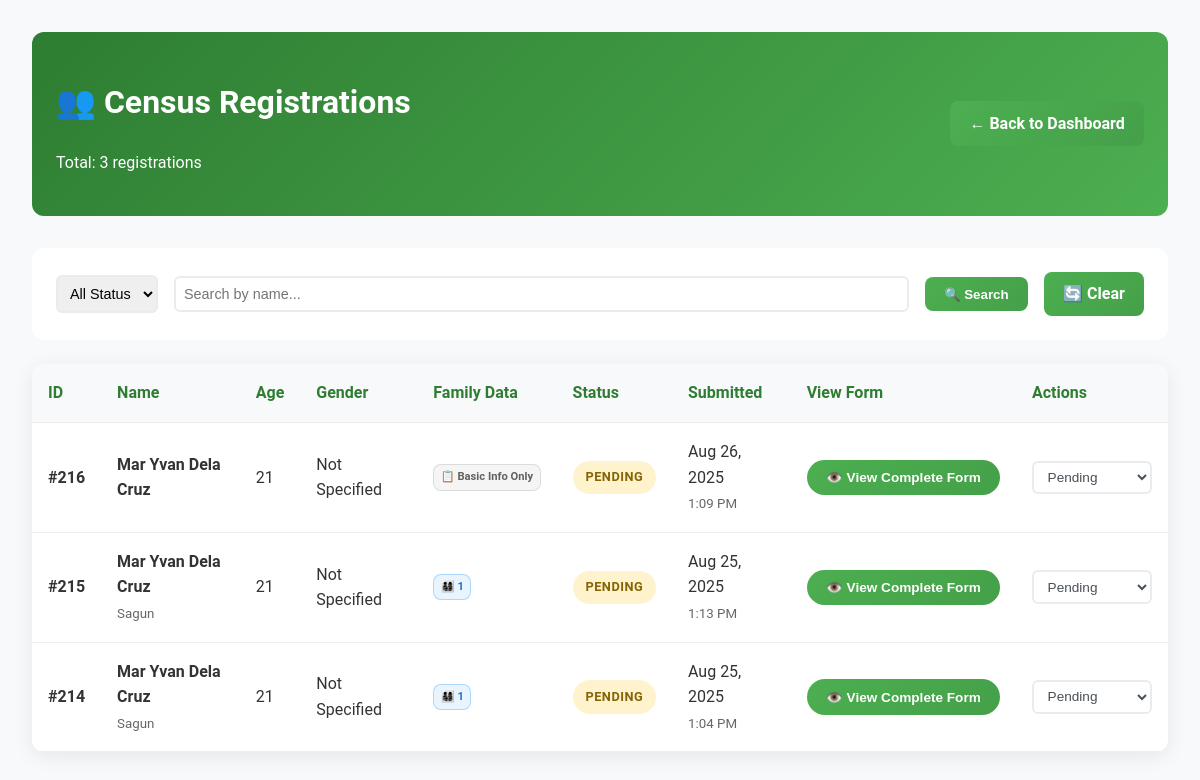
The app's page /admin/view-resident-registrations.php (signed in), older data.
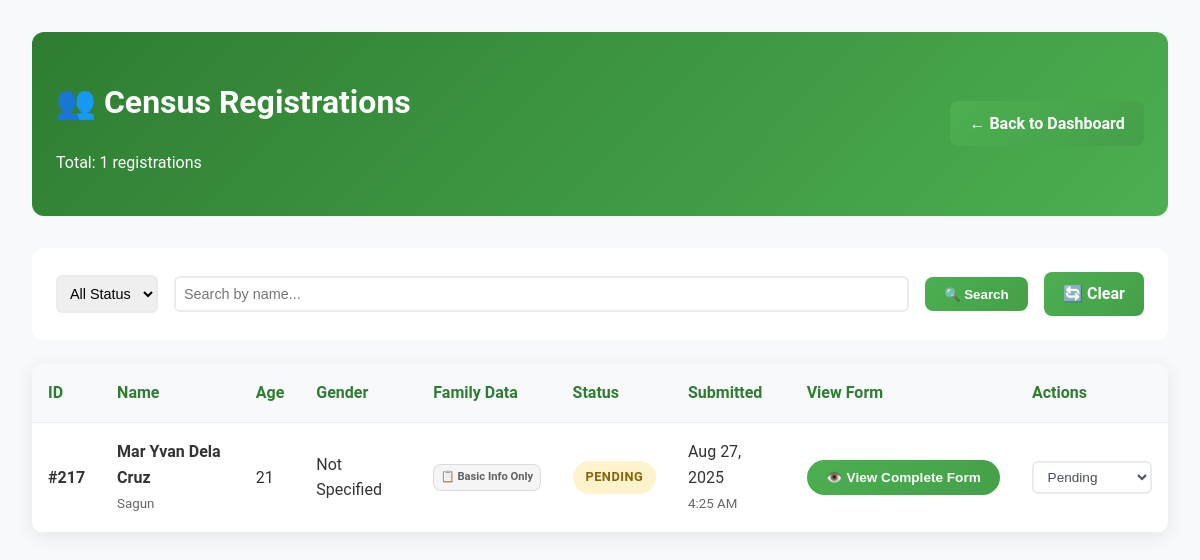
The same page, newer data.
### tables this page shows
CREATE TABLE `resident_registrations` (
  `id` int(11) NOT NULL,
  `first_name` varchar(100) NOT NULL,
  `middle_name` varchar(100) DEFAULT NULL,
  `last_name` varchar(100) NOT NULL,
  `birth_date` date NOT NULL,
  `age` int(11) NOT NULL,
  `civil_status` varchar(50) NOT NULL,
  `gender` varchar(20) NOT NULL,
  `contact_number` varchar(20) DEFAULT NULL,
  `email` varchar(255) DEFAULT NULL,
  `house_number` varchar(20) DEFAULT NULL,
  `pangkabuhayan` varchar(100) DEFAULT NULL,
  `submitted_at` timestamp NOT NULL DEFAULT current_timestamp(),
  `status` enum('pending','approved','rejected') DEFAULT 'pending',
  `land_ownership` varchar(100) DEFAULT NULL,
  `land_ownership_other` varchar(255) DEFAULT NULL,
  `house_ownership` varchar(100) DEFAULT NULL,
  `house_ownership_other` varchar(255) DEFAULT NULL,
  `farmland` varchar(100) DEFAULT NULL,
  `cooking_energy` varchar(100) DEFAULT NULL,
  `cooking_energy_other` varchar(255) DEFAULT NULL,
  `toilet_type` varchar(100) DEFAULT NULL,
  `toilet_type_other` varchar(255) DEFAULT NULL,
  `electricity_source` varchar(100) DEFAULT NULL,
  `electricity_source_other` varchar(255) DEFAULT NULL,
  `water_source` varchar(100) DEFAULT NULL,
  `water_source_other` varchar(255) DEFAULT NULL,
  `waste_disposal` varchar(100) DEFAULT NULL,
  `waste_disposal_other` varchar(255) DEFAULT NULL,
  `appliances` text DEFAULT NULL,
  `transportation` text DEFAULT NULL,
  `transportation_other` varchar(255) DEFAULT NULL,
  `business` text DEFAULT NULL,
  `business_other` varchar(255) DEFAULT NULL,
  `contraceptive` text DEFAULT NULL,
  `interviewer` varchar(255) DEFAULT NULL,
  `interviewer_title` varchar(255) DEFAULT NULL
);

### admin/view-resident-registrations.php (the view, shortened to what this page needs)
<?php
include '../includes/db_connect.php';
$search = $_GET['search'] ?? '';
$page = max(1, (int)($_GET['page'] ?? 1));
$per_page = 10;
$offset = ($page - 1) * $per_page;
$where_conditions = [];
$params = [];
$where_clause = $where_conditions ? "WHERE " . implode(" AND ", $where_conditions) : "";
$count_sql = "SELECT COUNT(*) FROM resident_registrations $where_clause";
$count_stmt = $pdo->prepare($count_sql);
$count_stmt->execute($params);
$total_records = $count_stmt->fetchColumn();
$sql = "SELECT rr.*,
        (SELECT COUNT(*) FROM family_members fm WHERE fm.registration_id = rr.id) as family_count,
        (SELECT COUNT(*) FROM family_disabilities fd WHERE fd.registration_id = rr.id) as disability_count,
        (SELECT COUNT(*) FROM family_organizations fo WHERE fo.registration_id = rr.id) as organization_count
        FROM resident_registrations rr $where_clause ORDER BY submitted_at DESC LIMIT $per_page OFFSET $offset";
$stmt = $pdo->prepare($sql);
$stmt->execute($params);
$registrations = $stmt->fetchAll();
?>
<!DOCTYPE html>
<html lang="en">
<head>
    <link rel="stylesheet" href="../css/styles.css">
</head>
<body>
    <div class="admin-container">
        <div class="admin-header">
            <div>
                <h1>👥 Census Registrations</h1>
                <p>Total: <?php echo $total_records; ?> registrations</p>
            </div>
            <a href="dashboard.php" class="admin-btn">← Back to Dashboard</a>
        </div>
        <div class="admin-controls">
            <form method="GET" class="search-form">
                <select name="status" onchange="this.form.submit()">
                    <option value="">All Status</option>
                </select>
                <input type="text" name="search" value="<?php echo htmlspecialchars($search); ?>" placeholder="Search by name...">
                <button type="submit" class="admin-btn">🔍 Search</button>
                <a href="view-resident-registrations.php" class="admin-btn">🔄 Clear</a>
            </form>
        </div>
        <div class="admin-table">
            <table>
                <thead>
                    <tr>
                        <th>ID</th>
                        <th>Name</th>
                        <th>Age</th>
                        <th>Gender</th>
                        <th>Family Data</th>
                        <th>Status</th>
                        <th>Submitted</th>
                        <th>View Form</th>
                        <th>Actions</th>
                    </tr>
                </thead>
                <tbody>
                    <?php foreach ($registrations as $reg): ?>
                    <tr>
                        <td><strong>#<?php echo $reg['id']; ?></strong></td>
                        <td>
                            <strong><?php echo htmlspecialchars($reg['first_name'] . ' ' . $reg['last_name']); ?></strong>
                            <?php if ($reg['middle_name']): ?>
                                <br><small style="color: #666;"><?php echo htmlspecialchars($reg['middle_name']); ?></small>
                            <?php endif; ?>
                        </td>
                        <td><?php echo $reg['age']; ?></td>
                        <td><?php echo htmlspecialchars($reg['gender']); ?></td>
                        <td>
                            <div class="family-data-summary">
                                <?php if ($reg['family_count'] > 0): ?>
                                    <span class="data-badge family-badge" title="<?php echo $reg['family_count']; ?> family member(s)">👨‍👩‍👧‍👦 <?php echo $reg['family_count']; ?></span>
                                <?php endif; ?>
                                <?php if ($reg['family_count'] == 0 && $reg['disability_count'] == 0 && $reg['organization_count'] == 0): ?>
                                    <span class="data-badge basic-badge">📋 Basic Info Only</span>
                                <?php endif; ?>
                            </div>
                        </td>
                        <td>
                            <span class="status-badge status-<?php echo $reg['status']; ?>">
                                <?php echo ucfirst($reg['status']); ?>
                            </span>
                        </td>
                        <td>
                            <div><?php echo date('M j, Y', strtotime($reg['submitted_at'])); ?></div>
                            <small style="color: #666;"><?php echo date('g:i A', strtotime($reg['submitted_at'])); ?></small>
                        </td>
                        <td>
                            <button onclick="viewRegistrationDetails(<?php echo $reg['id']; ?>)" class="view-form-btn"
                                    title="View complete registration form including personal info, family members, disabilities, and organizations">
                                👁️ View Complete Form
                            </button>
                        </td>
                        <td>
                            <?php if ($reg['status'] === 'pending'): ?>
                            <form method="POST" style="margin: 0;">
                                <select name="status" class="action-select" onchange="this.form.submit()">
                                    <option value="pending" selected>Pending</option>
                                </select>
                            </form>
                            <?php else: ?>
                            <div class="action-select status-locked">
                                <?php echo ucfirst($reg['status']); ?> (Locked)
                            </div>
                            <?php endif; ?>
                        </td>
                    </tr>
                    <?php endforeach; ?>
                </tbody>
            </table>
        </div>
    </div>
</body>
</html>

### css/styles.css (style rules this page uses)
body { font-family: 'Roboto', sans-serif; margin: 0; padding: 0; background-color: #f4f7f9; color: #333; line-height: 1.6; }

### admin/view-resident-registrations.php (style rules this page uses)
.admin-container { max-width: 1400px; margin: 0 auto; padding: 2rem; background: #f8f9fa; min-height: 100vh; }
.admin-header { background: linear-gradient(135deg, #2e7d32 0%, #4caf50 100%); color: white; padding: 1.5rem; border-radius: 12px; margin-bottom: 2rem; display: flex; justify-content: space-between; align-items: center; }
.admin-controls { background: white; padding: 1.5rem; border-radius: 12px; margin-bottom: 1.5rem; display: flex; gap: 1rem; align-items: center; flex-wrap: wrap; }
.admin-table { background: white; border-radius: 12px; overflow: hidden; box-shadow: 0 4px 20px rgba(0, 0, 0, 0.08); }
.admin-table table { width: 100%; border-collapse: collapse; }
.admin-table th, .admin-table td { padding: 1rem; text-align: left; border-bottom: 1px solid #eee; }
.admin-table th { background: #f8f9fa; font-weight: 600; color: #2e7d32; }
.admin-table tbody tr { transition: all 0.3s ease; }
.view-form-btn { background: linear-gradient(135deg, #4CAF50, #45a049); color: white; border: none; padding: 0.6rem 1.2rem; border-radius: 20px; cursor: pointer; font-size: 0.85rem; font-weight: 600; transition: all 0.3s ease; display: inline-flex; align-items: center; gap: 0.5rem; text-decoration: none; white-space: nowrap; }
.status-badge { padding: 0.4rem 0.8rem; border-radius: 20px; font-size: 0.8rem; font-weight: 600; text-transform: uppercase; letter-spacing: 0.5px; display: inline-block; }
.status-pending { background: #fff3cd; color: #856404; }
.action-select { padding: 0.4rem 0.6rem; border: 2px solid #e9ecef; border-radius: 6px; font-size: 0.85rem; background: white; color: #495057; cursor: pointer; transition: all 0.3s ease; min-width: 120px; }
.admin-btn { display: inline-block; padding: 0.6rem 1.2rem; background: linear-gradient(135deg, #4CAF50, #45a049); color: white; text-decoration: none; border-radius: 8px; font-weight: 600; border: none; cursor: pointer; transition: all 0.3s ease; }
.search-form { display: flex; gap: 1rem; align-items: center; flex-wrap: wrap; width: 100%; }
.search-form select, .search-form input { padding: 0.5rem; border: 2px solid #e9ecef; border-radius: 6px; font-size: 0.9rem; }
.search-form input[type="text"] { flex: 1; min-width: 250px; }
.family-data-summary { display: flex; flex-wrap: wrap; gap: 0.25rem; align-items: center; }
.data-badge { display: inline-flex; align-items: center; gap: 0.25rem; padding: 0.2rem 0.4rem; border-radius: 8px; font-size: 0.7rem; font-weight: 600; white-space: nowrap; cursor: help; }
.basic-badge { background: rgba(158, 158, 158, 0.1); color: #616161; border: 1px solid rgba(158, 158, 158, 0.3); }
.family-badge { background: rgba(33, 150, 243, 0.1); color: #1976d2; border: 1px solid rgba(33, 150, 243, 0.3); }

Row changes from the older to the newer data that the page shows:
removed resident_registrations: id "216", first_name+last_name "Mar Yvan Dela Cruz", age "21", gender "Not Specified", shows "📋 Basic Info Only", status "PENDING", submitted_at "Aug 26, 2025", submitted_at "1:09 PM"
removed resident_registrations: id "215", first_name+last_name "Mar Yvan Dela Cruz", middle_name "Sagun", age "21", gender "Not Specified", family_count "1", status "PENDING", submitted_at "Aug 25, 2025", submitted_at "1:13 PM"
removed resident_registrations: id "214", first_name+last_name "Mar Yvan Dela Cruz", middle_name "Sagun", age "21", gender "Not Specified", family_count "1", status "PENDING", submitted_at "Aug 25, 2025", submitted_at "1:04 PM"
added resident_registrations: id "217", first_name+last_name "Mar Yvan Dela Cruz", middle_name "Sagun", age "21", gender "Not Specified", shows "📋 Basic Info Only", status "PENDING", submitted_at "Aug 27, 2025", submitted_at "4:25 AM"
Text that changed along with them:
$total_records: "3" → "1"
